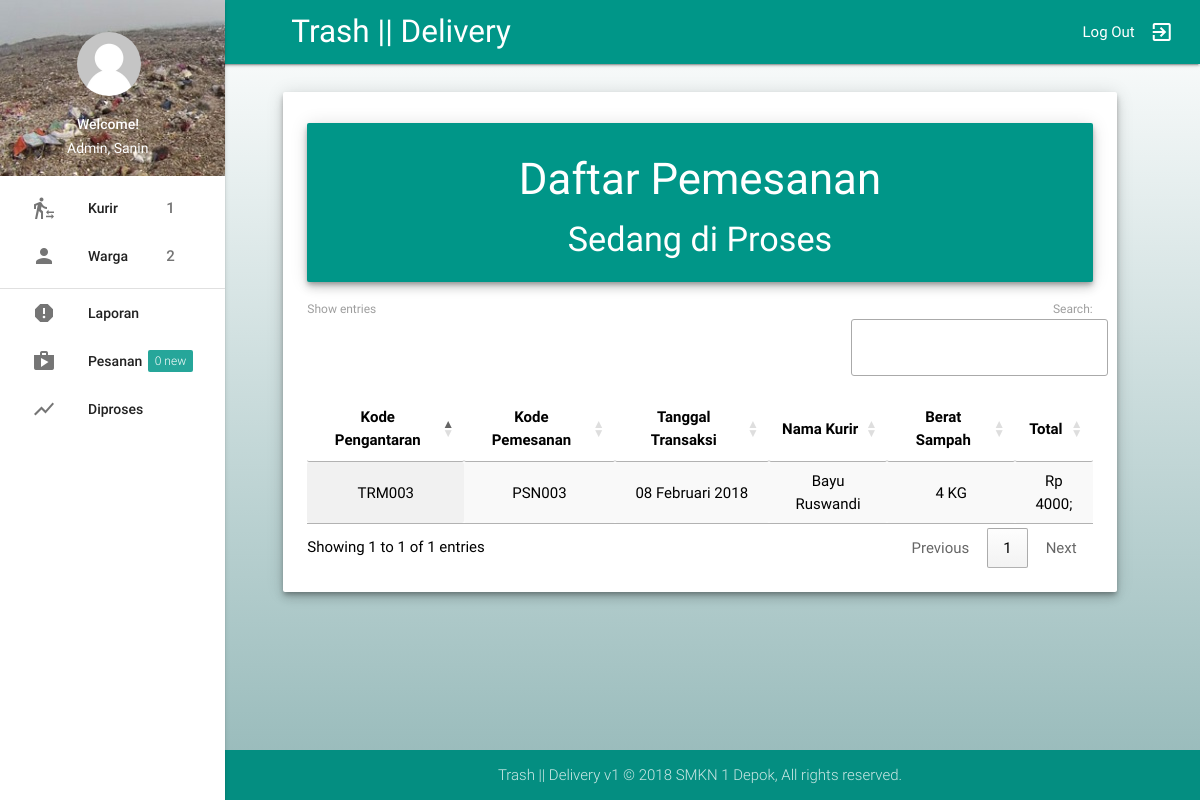
Screenshot of /adminweb/diproses (signed in) with the database file from the repository.
### tables this page shows
CREATE TABLE IF NOT EXISTS `tb_terima` (
  `kode_terima` varchar(11) NOT NULL,
  `nik` bigint(18) NOT NULL,
  `tanggal_terima` date NOT NULL,
  `kode_kurir` varchar(11) NOT NULL,
  `berat` varchar(5) NOT NULL,
  `harga` bigint(20) NOT NULL,
  `status` enum('Menunggu','Diproses','Selesai') NOT NULL,
  `kode_pesan` varchar(11) NOT NULL,
  PRIMARY KEY (`kode_terima`),
  KEY `nik` (`nik`),
  KEY `nip` (`kode_kurir`),
  KEY `nik_2` (`nik`),
  KEY `nip_2` (`kode_kurir`),
  KEY `nik_3` (`nik`),
  KEY `nip_3` (`kode_kurir`),
  KEY `status` (`status`),
  KEY `kode_pesan` (`kode_pesan`)
);

CREATE TABLE IF NOT EXISTS `tb_kurir` (
  `kode_kurir` varchar(11) NOT NULL,
  `password` varchar(50) NOT NULL,
  `nama_kurir` varchar(100) NOT NULL,
  `telepon` varchar(13) NOT NULL,
  `kode_alamat` varchar(11) NOT NULL,
  `gaji` bigint(20) NOT NULL,
  `status` enum('Libur','Diperjalanan','Menunggu Order') NOT NULL,
  PRIMARY KEY (`kode_kurir`),
  KEY `nip` (`kode_kurir`),
  KEY `kode_alamat` (`kode_alamat`)
);

### admin/controllers/pages/diproses.php (the view, shortened to what this page needs)
<?php
    if (!isset($_SESSION['level'])) {
        echo "<script>window.history.back();</script>";
    }else{
?>
<div class="row">
    <div class="col s10 push-s1 m10 push-m1 l10 push-l1" style="padding:0;">
        <div class="card z-depth-3">
            <div class="card-content black-text">
                <div class="card-panel teal white-text z-depth-3">
                    <span class="card-title">
        <center class="hide-on-small-only">
            <h3> Daftar Pemesanan </h3>
            <h4> Sedang di Proses </h4>
        </center>
                    </span>
                </div>
                <table id="tb_proses" class="display centered hide-on-small-only">
                    <thead>
                        <tr>
                            <th>Kode Pengantaran</th>
                            <th>Kode Pemesanan</th>
                            <th>Tanggal Transaksi</th>
                            <th>Nama Kurir</th>
                            <th>Berat Sampah</th>
                            <th>Total</th>
                        </tr>
                    </thead>
                    <tbody>
                        <?php
                    function TanggalIndo($date){
                        $BulanIndo = array("Januari", "Februari", "Maret", "April", "Mei", "Juni", "Juli", "Agustus", "September", "Oktober", "November", "Desember");
                        $tahun = substr($date, 0, 4);
                        $bulan = substr($date, 5, 2);
                        $tgl   = substr($date, 8, 2);
                        $result = $tgl . " " . $BulanIndo[(int)$bulan-1] . " ". $tahun;
                        return($result);
                    }
                    $q = mysql_query("SELECT * FROM tb_terima JOIN tb_kurir ON tb_terima.kode_kurir = tb_kurir.kode_kurir WHERE tb_terima.status='Diproses' ORDER BY kode_terima DESC ") or die(mysql_error());
                        while ($d = mysql_fetch_array($q)) {?>
                        <tr>
                            <td>
                                <?php echo $d['kode_terima'] ?>
                            </td>
                            <td>
                                <?php echo $d['kode_pesan'] ?>
                            </td>
                            <td>
                                <?php echo TanggalIndo($d['tanggal_terima']) ?>
                            </td>
                            <td>
                                <?php echo $d['nama_kurir'] ?>
                            </td>
                            <td>
                                <?php echo $d['berat'] ?> KG
                            </td>
                            <td>
                                Rp
                                <?php echo $d['harga'] ?>;
                            </td>
                        </tr>
                    </tbody>
                    <?php } ?>
                </table>
            </div>
        </div>
    </div>
</div>
<?php } ?>

### assets/css/style.css (style rules this page uses)
body { display: flex; min-height: 100vh; flex-direction: column; background: linear-gradient(#ffffff, #94b8b8); }
.card-panel { transition: box-shadow .25s; padding: 10px; margin: 0.5rem 0 1rem 0; border-radius: 2px; background-color: #fff; }

### rows the page displays
tb_terima: kode_terima "TRM003", kode_pesan "PSN003", tanggal_terima "08 Februari 2018", kode_kurir.nama_kurir "Bayu Ruswandi", berat "4", harga "4000"

### other values shown
$_SESSION['nama'] "Sanin"
mysql_num_rows($e) "1"
mysql_num_rows($w) "2"
mysql_num_rows($q) "0"
